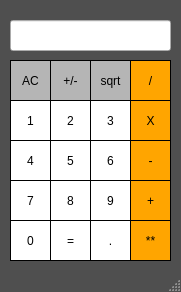
<?xml version="1.0" encoding="UTF-8"?>
<ui version="4.0">
 <class>MainWindow</class>
 <widget class="QMainWindow" name="MainWindow">
  <property name="geometry">
   <rect>
    <x>0</x>
    <y>0</y>
    <width>181</width>
    <height>292</height>
   </rect>
  </property>
  <property name="windowTitle">
   <string>MainWindow</string>
  </property>
  <property name="styleSheet">
   <string notr="true">QMainWindow {
	background-color: rgb(79, 79, 79)
}</string>
  </property>
  <widget class="QWidget" name="centralwidget">
   <widget class="QPushButton" name="ac">
    <property name="geometry">
     <rect>
      <x>10</x>
      <y>60</y>
      <width>41</width>
      <height>41</height>
     </rect>
    </property>
    <property name="styleSheet">
     <string notr="true">QPushButton {
	background-color: rgb(181, 181, 181);
	border: 1px solid black;
}</string>
    </property>
    <property name="text">
     <string>AC</string>
    </property>
   </widget>
   <widget class="QPushButton" name="changeSign">
    <property name="geometry">
     <rect>
      <x>50</x>
      <y>60</y>
      <width>41</width>
      <height>41</height>
     </rect>
    </property>
    <property name="styleSheet">
     <string notr="true">QPushButton {
	background-color: rgb(181, 181, 181);
	border: 1px solid black;
}</string>
    </property>
    <property name="text">
     <string>+/-</string>
    </property>
   </widget>
   <widget class="QPushButton" name="sqrt_2">
    <property name="geometry">
     <rect>
      <x>90</x>
      <y>60</y>
      <width>41</width>
      <height>41</height>
     </rect>
    </property>
    <property name="styleSheet">
     <string notr="true">QPushButton {
	background-color: rgb(181, 181, 181);
	border: 1px solid black;
}</string>
    </property>
    <property name="text">
     <string>sqrt</string>
    </property>
   </widget>
   <widget class="QPushButton" name="division">
    <property name="geometry">
     <rect>
      <x>130</x>
      <y>60</y>
      <width>41</width>
      <height>41</height>
     </rect>
    </property>
    <property name="styleSheet">
     <string notr="true">QPushButton {
	background-color: rgb(255, 165, 0);
	border: 1px solid black;
}</string>
    </property>
    <property name="text">
     <string>/</string>
    </property>
   </widget>
   <widget class="QPushButton" name="pushButton_1">
    <property name="geometry">
     <rect>
      <x>10</x>
      <y>100</y>
      <width>41</width>
      <height>41</height>
     </rect>
    </property>
    <property name="styleSheet">
     <string notr="true">QPushButton {
	background-color: white;
	border: 1px solid black;
}</string>
    </property>
    <property name="text">
     <string>1</string>
    </property>
   </widget>
   <widget class="QPushButton" name="pushButton_3">
    <property name="geometry">
     <rect>
      <x>90</x>
      <y>100</y>
      <width>41</width>
      <height>41</height>
     </rect>
    </property>
    <property name="styleSheet">
     <string notr="true">QPushButton {
	background-color: white;
	border: 1px solid black;
}</string>
    </property>
    <property name="text">
     <string>3</string>
    </property>
   </widget>
   <widget class="QPushButton" name="multipl">
    <property name="geometry">
     <rect>
      <x>130</x>
      <y>100</y>
      <width>41</width>
      <height>41</height>
     </rect>
    </property>
    <property name="styleSheet">
     <string notr="true">QPushButton {
	background-color: rgb(255, 165, 0);
	border: 1px solid black;
}</string>
    </property>
    <property name="text">
     <string>X</string>
    </property>
   </widget>
   <widget class="QPushButton" name="pushButton_2">
    <property name="geometry">
     <rect>
      <x>50</x>
      <y>100</y>
      <width>41</width>
      <height>41</height>
     </rect>
    </property>
    <property name="styleSheet">
     <string notr="true">QPushButton {
	background-color: white;
	border: 1px solid black;
}</string>
    </property>
    <property name="text">
     <string>2</string>
    </property>
   </widget>
   <widget class="QPushButton" name="pushButton_4">
    <property name="geometry">
     <rect>
      <x>10</x>
      <y>140</y>
      <width>41</width>
      <height>41</height>
     </rect>
    </property>
    <property name="styleSheet">
     <string notr="true">QPushButton {
	background-color: white;
	border: 1px solid black;
}</string>
    </property>
    <property name="text">
     <string>4</string>
    </property>
   </widget>
   <widget class="QPushButton" name="pushButton_6">
    <property name="geometry">
     <rect>
      <x>90</x>
      <y>140</y>
      <width>41</width>
      <height>41</height>
     </rect>
    </property>
    <property name="styleSheet">
     <string notr="true">QPushButton {
	background-color: white;
	border: 1px solid black;
}</string>
    </property>
    <property name="text">
     <string>6</string>
    </property>
   </widget>
   <widget class="QPushButton" name="dec">
    <property name="geometry">
     <rect>
      <x>130</x>
      <y>140</y>
      <width>41</width>
      <height>41</height>
     </rect>
    </property>
    <property name="styleSheet">
     <string notr="true">QPushButton {
	background-color: rgb(255, 165, 0);
	border: 1px solid black;
}
</string>
    </property>
    <property name="text">
     <string>-</string>
    </property>
   </widget>
   <widget class="QPushButton" name="pushButton_5">
    <property name="geometry">
     <rect>
      <x>50</x>
      <y>140</y>
      <width>41</width>
      <height>41</height>
     </rect>
    </property>
    <property name="styleSheet">
     <string notr="true">QPushButton {
	background-color: white;
	border: 1px solid black;
}</string>
    </property>
    <property name="text">
     <string>5</string>
    </property>
   </widget>
   <widget class="QPushButton" name="pushButton_7">
    <property name="geometry">
     <rect>
      <x>10</x>
      <y>180</y>
      <width>41</width>
      <height>41</height>
     </rect>
    </property>
    <property name="styleSheet">
     <string notr="true">QPushButton {
	background-color: white;
	border: 1px solid black;
}</string>
    </property>
    <property name="text">
     <string>7</string>
    </property>
   </widget>
   <widget class="QPushButton" name="pushButton_9">
    <property name="geometry">
     <rect>
      <x>90</x>
      <y>180</y>
      <width>41</width>
      <height>41</height>
     </rect>
    </property>
    <property name="styleSheet">
     <string notr="true">QPushButton {
	background-color: white;
	border: 1px solid black;
}</string>
    </property>
    <property name="text">
     <string>9</string>
    </property>
   </widget>
   <widget class="QPushButton" name="inc">
    <property name="geometry">
     <rect>
      <x>130</x>
      <y>180</y>
      <width>41</width>
      <height>41</height>
     </rect>
    </property>
    <property name="styleSheet">
     <string notr="true">QPushButton {
	background-color: rgb(255, 165, 0);
	border: 1px solid black;
}</string>
    </property>
    <property name="text">
     <string>+</string>
    </property>
   </widget>
   <widget class="QPushButton" name="pushButton_8">
    <property name="geometry">
     <rect>
      <x>50</x>
      <y>180</y>
      <width>41</width>
      <height>41</height>
     </rect>
    </property>
    <property name="styleSheet">
     <string notr="true">QPushButton {
	background-color: white;
	border: 1px solid black;
}</string>
    </property>
    <property name="text">
     <string>8</string>
    </property>
   </widget>
   <widget class="QPushButton" name="pushButton_0">
    <property name="geometry">
     <rect>
      <x>10</x>
      <y>220</y>
      <width>41</width>
      <height>41</height>
     </rect>
    </property>
    <property name="styleSheet">
     <string notr="true">QPushButton {
	background-color: white;
	border: 1px solid black;
}</string>
    </property>
    <property name="text">
     <string>0</string>
    </property>
   </widget>
   <widget class="QPushButton" name="result">
    <property name="geometry">
     <rect>
      <x>50</x>
      <y>220</y>
      <width>41</width>
      <height>41</height>
     </rect>
    </property>
    <property name="styleSheet">
     <string notr="true">QPushButton {
	background-color: white;
	border: 1px solid black;
}</string>
    </property>
    <property name="text">
     <string>=</string>
    </property>
   </widget>
   <widget class="QPushButton" name="degree">
    <property name="geometry">
     <rect>
      <x>130</x>
      <y>220</y>
      <width>41</width>
      <height>41</height>
     </rect>
    </property>
    <property name="styleSheet">
     <string notr="true">QPushButton {
	background-color: rgb(255, 165, 0);
	border: 1px solid black;
}</string>
    </property>
    <property name="text">
     <string>**</string>
    </property>
   </widget>
   <widget class="QPushButton" name="dot">
    <property name="geometry">
     <rect>
      <x>90</x>
      <y>220</y>
      <width>41</width>
      <height>41</height>
     </rect>
    </property>
    <property name="styleSheet">
     <string notr="true">QPushButton {
	background-color: white;
	border: 1px solid black;
}</string>
    </property>
    <property name="text">
     <string>.</string>
    </property>
   </widget>
   <widget class="QLineEdit" name="res_label">
    <property name="geometry">
     <rect>
      <x>10</x>
      <y>20</y>
      <width>161</width>
      <height>31</height>
     </rect>
    </property>
   </widget>
  </widget>
  <widget class="QStatusBar" name="statusbar"/>
 </widget>
 <resources/>
 <connections/>
</ui>
